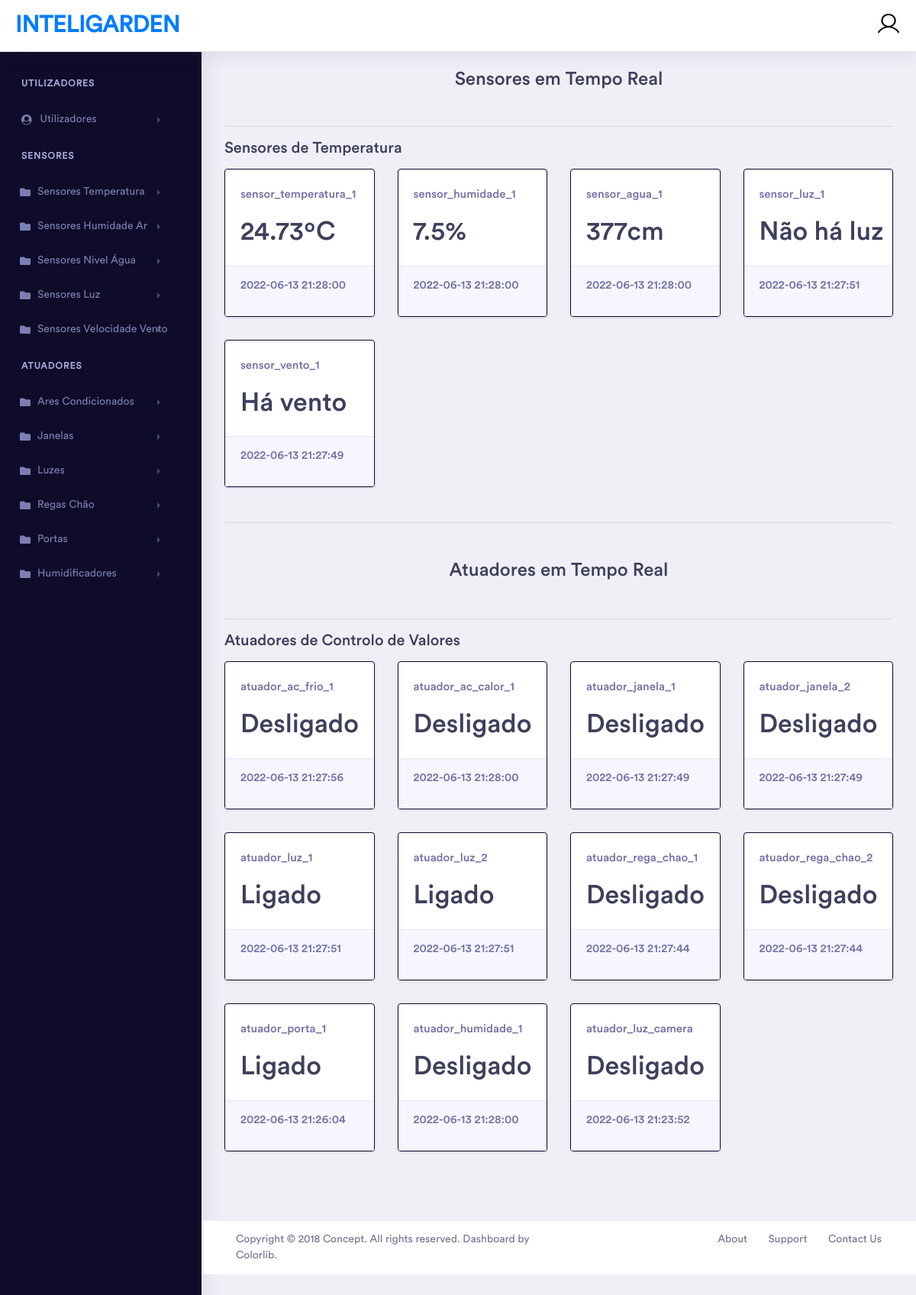
/Proj_jardim/index.php (signed in), run on the app's committed database.
### tables this page shows
CREATE TABLE `dispositivos` (
  `id` int(11) NOT NULL,
  `nome` varchar(50) NOT NULL,
  `valor` float NOT NULL,
  `estado` tinyint(1) NOT NULL,
  `hora` timestamp NOT NULL DEFAULT CURRENT_TIMESTAMP ON UPDATE CURRENT_TIMESTAMP,
  `tipo_disp` int(11) NOT NULL
);

### Proj_jardim/pagina_inicial.php (the view)
<div class="dashboard-wrapper">
    <div class="dashboard-ecommerce">
        <div class="container-fluid dashboard-content ">
            <div class="row">
                <div class="col-xl-12 col-lg-12 col-md-12 col-sm-12 col-12">
                    <div class="page-header">
                        <h1 class="pageheader-title">Sensores em Tempo Real</h1>
                    </div>
                </div>
            </div>
            <div class="ecommerce-widget">
                <hr>
                <h3>Sensores de Temperatura</h3>
                <div class="row">
                    <?php
                    $sql1 = "SELECT * FROM dispositivos WHERE nome LIKE '%sensor%' AND tipo_disp = '1'";
                    $resultado = $conn->query($sql1);
                    if ($resultado->num_rows > 0) {
                        while ($row = $resultado->fetch_assoc()) {
                            if (strpos($row['nome'], "temperatura")) {
                                $valor = $row['valor'] . "ºC";
                            } else if (strpos($row['nome'], "humidade")) {
                                $valor = $row['valor'] . "%";
                            } else if (strpos($row['nome'], "agua")) {
                                $valor = $row['valor'] . "cm";
                            } else if (strpos($row['nome'], "luz")) {
                                ($row['valor'] == 1023) ? $valor = "Há luz" : $valor = "Não há luz";
                            } else if (strpos($row['nome'], "vento")) {
                                ($row['valor'] == 1023) ? $valor = "Há vento" : $valor = "Não há vento";
                            }
                    ?>
                            <div class="col-xl-3 col-lg-6 col-md-6 col-sm-12 col-12">
                                <div class="card cardInicial">
                                    <div class="card-body">
                                        <h5 class="text-muted"><?php echo $row['nome'] ?></h5>
                                        <div class="metric-value d-inline-block">
                                            <h1 class="mb-1"><?php echo $valor ?></h1>
                                        </div>
                                    </div>
                                    <div class="card-footer">
                                        <h5 class="text-muted"><?php echo $row['hora'] ?></h5>
                                    </div>
                                </div>
                            </div>
                    <?php
                        }
                    }
                    ?>
                </div>
                <hr>
                <div class="col-xl-12 col-lg-12 col-md-12 col-sm-12 col-12 mt-5">
                    <div class="page-header">
                        <h1 class="pageheader-title">Atuadores em Tempo Real</h1>
                    </div>
                </div>
                <hr class="mt-5">
                <h3>Atuadores de Controlo de Valores</h3>
                <div class="row">
                    <?php
                    $sql1 = "SELECT * FROM dispositivos WHERE tipo_disp = '2'";
                    $resultado = $conn->query($sql1);
                    if ($resultado->num_rows > 0) {
                        while ($row = $resultado->fetch_assoc()) {
                    ?>
                            <div class="col-xl-3 col-lg-6 col-md-6 col-sm-12 col-12">
                                <div class="card cardInicial">
                                    <div class="card-body">
                                        <h5 class="text-muted"><?php echo $row['nome'] ?></h5>
                                        <div class="metric-value d-inline-block">
                                            <?php
                                            if ($row["estado"] == 1) {
                                            ?><h1 class="mb-1">Ligado</h1>
                                            <?php
                                            } else {
                                            ?><h1 class="mb-1">Desligado</h1>
                                            <?php
                                            }
                                            ?>
                                        </div>
                                    </div>
                                    <div class="card-footer">
                                        <h5 class="text-muted"><?php echo $row['hora'] ?></h5>
                                    </div>
                                </div>
                            </div>
                    <?php
                        }
                    }
                    ?>
                </div>
            </div>
        </div>
    </div>
</div>

### Proj_jardim/index.php (shortened to what this page needs)
<!doctype html>
<html lang="en">
<head>
    <link rel="stylesheet" href="assets/vendor/bootstrap/css/bootstrap.min.css">
    <link href="assets/vendor/fonts/circular-std/style.css" rel="stylesheet">
    <link rel="stylesheet" href="assets/libs/css/style.css">
    <link rel="stylesheet" href="assets/vendor/fonts/fontawesome/css/fontawesome-all.css">
    <link rel="stylesheet" href="assets/vendor/charts/chartist-bundle/chartist.css">
    <link rel="stylesheet" href="assets/vendor/charts/morris-bundle/morris.css">
    <link rel="stylesheet" href="assets/vendor/fonts/material-design-iconic-font/css/materialdesignicons.min.css">
    <link rel="stylesheet" href="assets/vendor/charts/c3charts/c3.css">
    <link rel="stylesheet" href="assets/vendor/fonts/flag-icon-css/flag-icon.min.css">
    <link rel="stylesheet" type="text/css" href="../assets/vendor/datatables/css/dataTables.bootstrap4.css">
    <link rel="stylesheet" type="text/css" href="css/utilizadores/utilizador.css">
    <link rel="stylesheet" type="text/css" href="css/sensores/sensores_temperatura.css">
    <link rel="stylesheet" type="text/css" href="css/atuadores/atuador_AC.css">
    <link rel="stylesheet" type="text/css" href="css/pagina_inicial.css">
    <link rel="stylesheet" type="text/css" href="css/footer.css">
</head>
<body>
    <?php include_once('connect.php') ?>
    <?php
    if (isset($_GET["pagina"])) {
        $pag = $_GET["pagina"];
        include "includes/navbar.php";
        include($pag);
    } else {
        include "includes/navbar.php";
        include "pagina_inicial.php";
        include "includes/footer.php";
    }
    ?>
</body>
</html>

### Proj_jardim/includes/navbar.php (shortened to what this page needs)
<?php
$pasta = "imagens/";
$nome = $_SESSION['username'];
$extensao = ".png";
$caminhoImagem = $pasta . $nome . $extensao;
?>
<div class="dashboard-main-wrapper">
    <div class="dashboard-header">
        <nav class="navbar navbar-expand-lg bg-white fixed-top">
            <a class="navbar-brand" href="index.php">InteliGarden</a>
            <div class="collapse navbar-collapse " id="navbarSupportedContent">
                <ul class="navbar-nav ml-auto navbar-right-top">
                    <li class="nav-item dropdown nav-user">
                        <a class="nav-link nav-user-img" href="#" id="navbarDropdownMenuLink2" data-toggle="dropdown" aria-haspopup="true" aria-expanded="false"><img src="<?php echo $caminhoImagem ?>" alt="imagem_utilizador" class="user-avatar-md rounded-circle"></a>
                    </li>
                </ul>
            </div>
        </nav>
    </div>
    <div class="nav-left-sidebar sidebar-dark">
        <div class="menu-list">
            <nav class="navbar navbar-expand-lg navbar-light">
                <div class="collapse navbar-collapse" id="navbarNav">
                    <ul class="navbar-nav flex-column">
                        <?php if ($_SESSION['username'] == "admin") { ?>
                            <li class="nav-divider">
                                Utilizadores
                            </li>
                            <li class="nav-item ">
                                <a class="nav-link" href="#" data-toggle="collapse" aria-expanded="false" data-target="#submenu-1" aria-controls="submenu-1"><i class="fa fa-fw fa-user-circle"></i>Utilizadores <span class="badge badge-success">6</span></a>
                            </li>
                        <?php } ?>
                        <li class="nav-divider">
                            Sensores
                        </li>
                        <li class="nav-item">
                            <a class="nav-link" href="#" data-toggle="collapse" aria-expanded="false" data-target="#submenu-2" aria-controls="submenu-2"><i class="fas fa-f fa-folder"></i>Sensores Temperatura</a>
                        </li>
                        <li class="nav-item">
                            <a class="nav-link" href="#" data-toggle="collapse" aria-expanded="false" data-target="#submenu-3" aria-controls="submenu-3"><i class="fas fa-f fa-folder"></i>Sensores Humidade Ar</a>
                        </li>
                        <li class="nav-item">
                            <a class="nav-link" href="#" data-toggle="collapse" aria-expanded="false" data-target="#submenu-6" aria-controls="submenu-6"><i class="fas fa-f fa-folder"></i>Sensores Nivel Água</a>
                        </li>
                        <li class="nav-item">
                            <a class="nav-link" href="#" data-toggle="collapse" aria-expanded="false" data-target="#submenu-4" aria-controls="submenu-4"><i class="fas fa-f fa-folder"></i>Sensores Luz</a>
                        </li>
                        <li class="nav-item">
                            <a class="nav-link" href="#" data-toggle="collapse" aria-expanded="false" data-target="#submenu-5" aria-controls="submenu-5"><i class="fas fa-f fa-folder"></i>Sensores Velocidade Vento</a>
                        </li>
                        <li class="nav-divider">
                            Atuadores
                        </li>
                        <li class="nav-item">
                            <a class="nav-link" href="#" data-toggle="collapse" aria-expanded="false" data-target="#submenu-8" aria-controls="submenu-8"><i class="fas fa-f fa-folder"></i>Ares Condicionados</a>
                        </li>
                        <li class="nav-item">
                            <a class="nav-link" href="#" data-toggle="collapse" aria-expanded="false" data-target="#submenu-9" aria-controls="submenu-9"><i class="fas fa-f fa-folder"></i>Janelas</a>
                        </li>
                        <li class="nav-item">
                            <a class="nav-link" href="#" data-toggle="collapse" aria-expanded="false" data-target="#submenu-10" aria-controls="submenu-10"><i class="fas fa-f fa-folder"></i>Luzes</a>
                        </li>
                        <li class="nav-item">
                            <a class="nav-link" href="#" data-toggle="collapse" aria-expanded="false" data-target="#submenu-11" aria-controls="submenu-11"><i class="fas fa-f fa-folder"></i>Regas Chão</a>
                        </li>
                        <li class="nav-item">
                            <a class="nav-link" href="#" data-toggle="collapse" aria-expanded="false" data-target="#submenu-12" aria-controls="submenu-12"><i class="fas fa-f fa-folder"></i>Portas</a>
                        </li>
                        <li class="nav-item">
                            <a class="nav-link" href="#" data-toggle="collapse" aria-expanded="false" data-target="#submenu-13" aria-controls="submenu-13"><i class="fas fa-f fa-folder"></i>Humidificadores</a>
                        </li>
                    </ul>
                </div>
            </nav>
        </div>
    </div>
</div>

### Proj_jardim/includes/footer.php
<div class="dashboard-wrapper">
    <div class="footer">
        <div class="container-fluid">
            <div class="row">
                <div class="col-xl-6 col-lg-6 col-md-6 col-sm-12 col-12">
                    Copyright © 2018 Concept. All rights reserved. Dashboard by <a href="https://colorlib.com/wp/">Colorlib</a>.
                </div>
                <div class="col-xl-6 col-lg-6 col-md-6 col-sm-12 col-12">
                    <div class="text-md-right footer-links d-none d-sm-block">
                        <a href="javascript: void(0);">About</a>
                        <a href="javascript: void(0);">Support</a>
                        <a href="javascript: void(0);">Contact Us</a>
                    </div>
                </div>
            </div>
        </div>
    </div>
</div>

### Proj_jardim/css/pagina_inicial.css (style rules this page uses)
h1 { text-align: center; }
.cardInicial { border-style: solid; border-width: 1px; border-color: #0e0c28; }
.menu-list { padding-top: 70px; position: fixed; width: 150px; overflow-y: scroll; top: 0; bottom: 0; }

### data on the page
dispositivos: nome "sensor_temperatura_1", valor "24.73ºC", hora "2022-06-13 21:28:00"
dispositivos: nome "sensor_humidade_1", valor "7.5%", hora "2022-06-13 21:28:00"
dispositivos: nome "sensor_agua_1", valor "377cm", hora "2022-06-13 21:28:00"
dispositivos: nome "sensor_luz_1", nome "Não há luz", hora "2022-06-13 21:27:51"
dispositivos: nome "sensor_vento_1", nome "Há vento", hora "2022-06-13 21:27:49"
dispositivos: nome "atuador_ac_frio_1", estado "Desligado", hora "2022-06-13 21:27:56"
dispositivos: nome "atuador_ac_calor_1", estado "Desligado", hora "2022-06-13 21:28:00"
dispositivos: nome "atuador_janela_1", estado "Desligado", hora "2022-06-13 21:27:49"
dispositivos: nome "atuador_janela_2", estado "Desligado", hora "2022-06-13 21:27:49"
dispositivos: nome "atuador_luz_1", estado "Ligado", hora "2022-06-13 21:27:51"
dispositivos: nome "atuador_luz_2", estado "Ligado", hora "2022-06-13 21:27:51"
dispositivos: nome "atuador_rega_chao_1", estado "Desligado", hora "2022-06-13 21:27:44"
dispositivos: nome "atuador_rega_chao_2", estado "Desligado", hora "2022-06-13 21:27:44"
dispositivos: nome "atuador_porta_1", estado "Ligado", hora "2022-06-13 21:26:04"
dispositivos: nome "atuador_humidade_1", estado "Desligado", hora "2022-06-13 21:28:00"
dispositivos: nome "atuador_luz_camera", estado "Desligado", hora "2022-06-13 21:23:52"
